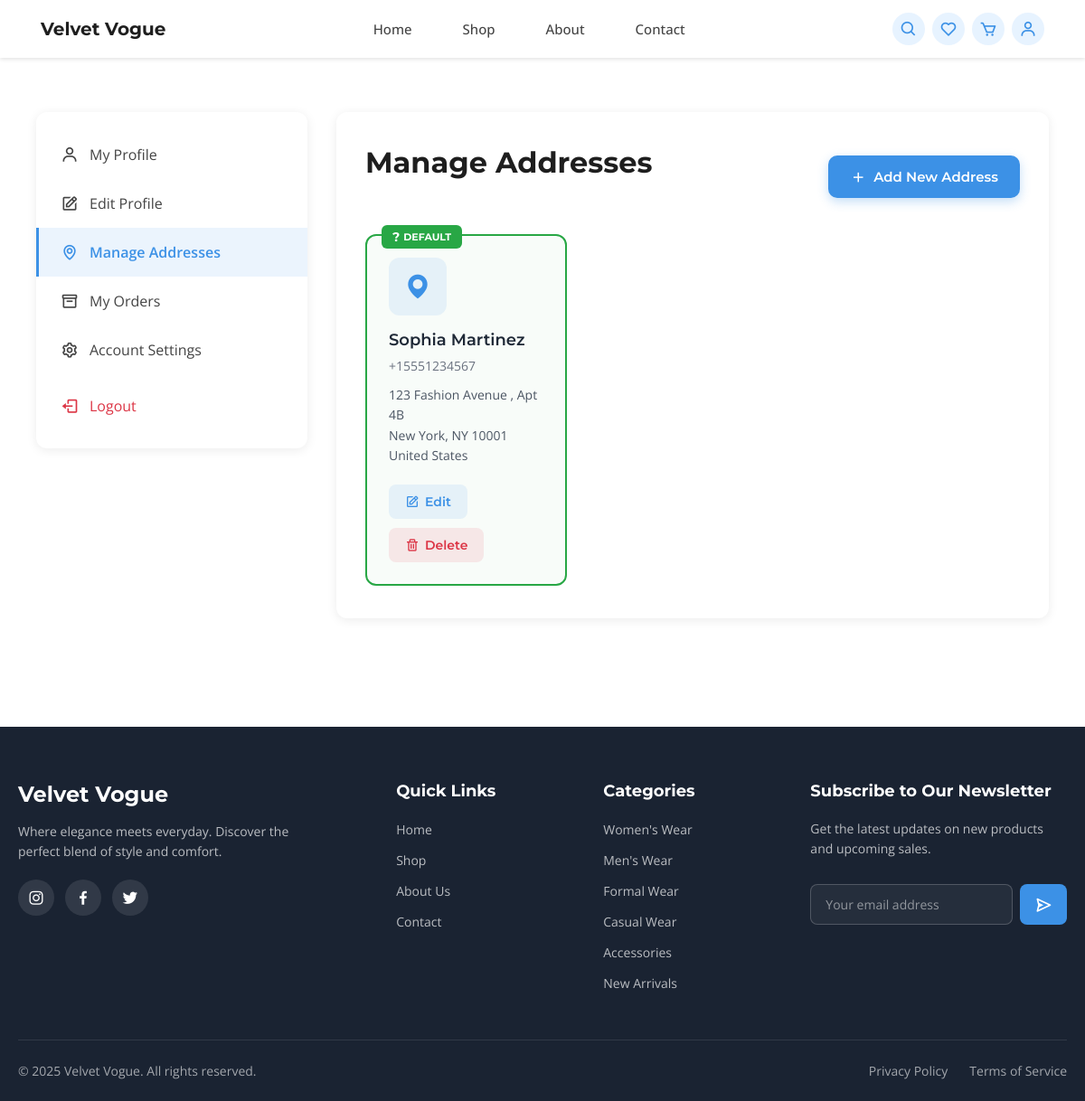
The page /address.php (signed in) on the database its author committed.
### tables this page shows
CREATE TABLE IF NOT EXISTS addresses (
    address_id INT AUTO_INCREMENT PRIMARY KEY,
    user_id INT NOT NULL,
    full_name VARCHAR(100) NOT NULL,
    phone VARCHAR(20) NOT NULL,
    address_line1 VARCHAR(200) NOT NULL,
    address_line2 VARCHAR(200),
    city VARCHAR(100) NOT NULL,
    state VARCHAR(100) NOT NULL,
    zip_code VARCHAR(20) NOT NULL,
    country VARCHAR(100) NOT NULL DEFAULT 'United States',
    is_default BOOLEAN DEFAULT FALSE,
    address_type ENUM('home', 'work', 'other') DEFAULT 'home',
    created_at TIMESTAMP DEFAULT CURRENT_TIMESTAMP,
    updated_at TIMESTAMP DEFAULT CURRENT_TIMESTAMP ON UPDATE CURRENT_TIMESTAMP,
    FOREIGN KEY (user_id) REFERENCES users(user_id) ON DELETE CASCADE,
    INDEX idx_user (user_id),
    INDEX idx_default (is_default)
);

### address.php (the view, shortened to what this page needs)
<?php
require_once './inc/db.php';
$user_id = $_SESSION['user_id'];
$addressQuery = "SELECT address_id, address_type, full_name, phone, address_line1, address_line2, city, state, zip_code, country, is_default
                 FROM addresses
                 WHERE user_id = ?
                 ORDER BY is_default DESC, address_id DESC";
$addressStmt = $conn->prepare($addressQuery);
$addressStmt->bind_param("i", $user_id);
$addressStmt->execute();
$addressResult = $addressStmt->get_result();
$addresses = [];
while ($address = $addressResult->fetch_assoc()) {
    $addresses[] = $address;
}
?>
<?php include './inc/header.php'; ?>
<section class="profile-con">
    <div class="profile-layout">
        <?php include './inc/sidebar.php'; ?>
        <main class="profile-main">
            <div class="address-page-container">
                <div class="address-page-header">
                    <h1 class="page-title">Manage Addresses</h1>
                    <button class="add-address-btn" onclick="openAddressModal()">
                        <i class='bx bx-plus'></i>
                        <span>Add New Address</span>
                    </button>
                </div>
                <div class="address-cards-grid">
                    <?php if (empty($addresses)): ?>
                        <div class="empty-state" style="grid-column: 1/-1; text-align: center; padding: 40px;">
                            <i class='bx bx-map' style="font-size: 64px; color: #D1D5DB;"></i>
                            <p style="color: #6B7280; margin: 20px 0;">No saved addresses yet. Add an address for faster checkout!</p>
                            <button class="add-address-btn" onclick="openAddressModal()">
                                <i class='bx bx-plus'></i>
                                <span>Add Your First Address</span>
                            </button>
                        </div>
                    <?php else: ?>
                        <?php foreach ($addresses as $address): ?>
                        <div class="address-card-item <?php echo $address['is_default'] ? 'default' : ''; ?>">
                            <?php if ($address['is_default']): ?>
                                <div class="address-card-badge">Default</div>
                            <?php endif; ?>
                            <div class="address-card-icon">
                                <i class='bx bxs-map'></i>
                            </div>
                            <div class="address-card-content">
                                <h3 class="address-name"><?php echo htmlspecialchars($address['full_name']); ?></h3>
                                <p class="address-phone"><?php echo htmlspecialchars($address['phone']); ?></p>
                                <p class="address-details">
                                    <?php echo htmlspecialchars($address['address_line1']); ?>
                                    <?php if (!empty($address['address_line2'])): ?>
                                        , <?php echo htmlspecialchars($address['address_line2']); ?>
                                    <?php endif; ?><br>
                                    <?php echo htmlspecialchars($address['city']); ?>, <?php echo htmlspecialchars($address['state']); ?> <?php echo htmlspecialchars($address['zip_code']); ?><br>
                                    <?php echo htmlspecialchars($address['country']); ?>
                                </p>
                            </div>
                            <div class="address-card-actions">
                                <button class="address-action-btn edit" onclick="editAddress(<?php echo $address['address_id']; ?>)">
                                    <i class='bx bx-edit'></i>
                                    <span>Edit</span>
                                </button>
                                <button class="address-action-btn delete" onclick="deleteAddress(<?php echo $address['address_id']; ?>)">
                                    <i class='bx bx-trash'></i>
                                    <span>Delete</span>
                                </button>
                            </div>
                        </div>
                        <?php endforeach; ?>
                    <?php endif; ?>
                </div>
            </div>
        </main>
    </div>
</section>
</main>
<?php include './inc/footer.php'; ?>

### assets/home.css (style rules this page uses)
:root { --bg: #FFFFFF; --primary-btn: #3C91E6; --secondary-btn: #FFDD67; --text-head: #1E1E1E; --text-body: #444444; --border-color: #E0E0E0; --font-family-primary: 'Montserrat', sans-serif; --font-family-secondary: 'Open Sans', sans-serif; --primary-btn-hover: #2B6FBF; --secondary-btn-hover: #FFD633; --gradient-primary: linear-gradient(135deg, #3C91E6, #2B6FBF); }
* { margin: 0; padding: 0; box-sizing: border-box; }
body { margin: 0; padding: 0; font-family: var(--font-family-secondary); background-color: var(--bg); color: var(--text-body); }

### rows shown on the page
addresses: is_default "DEFAULT", full_name "Sophia Martinez", phone "+15551234567", address_line1 "123 Fashion Avenue", address_line2 "Apt 4B", city "New York", state "NY", zip_code "10001", country "United States"
